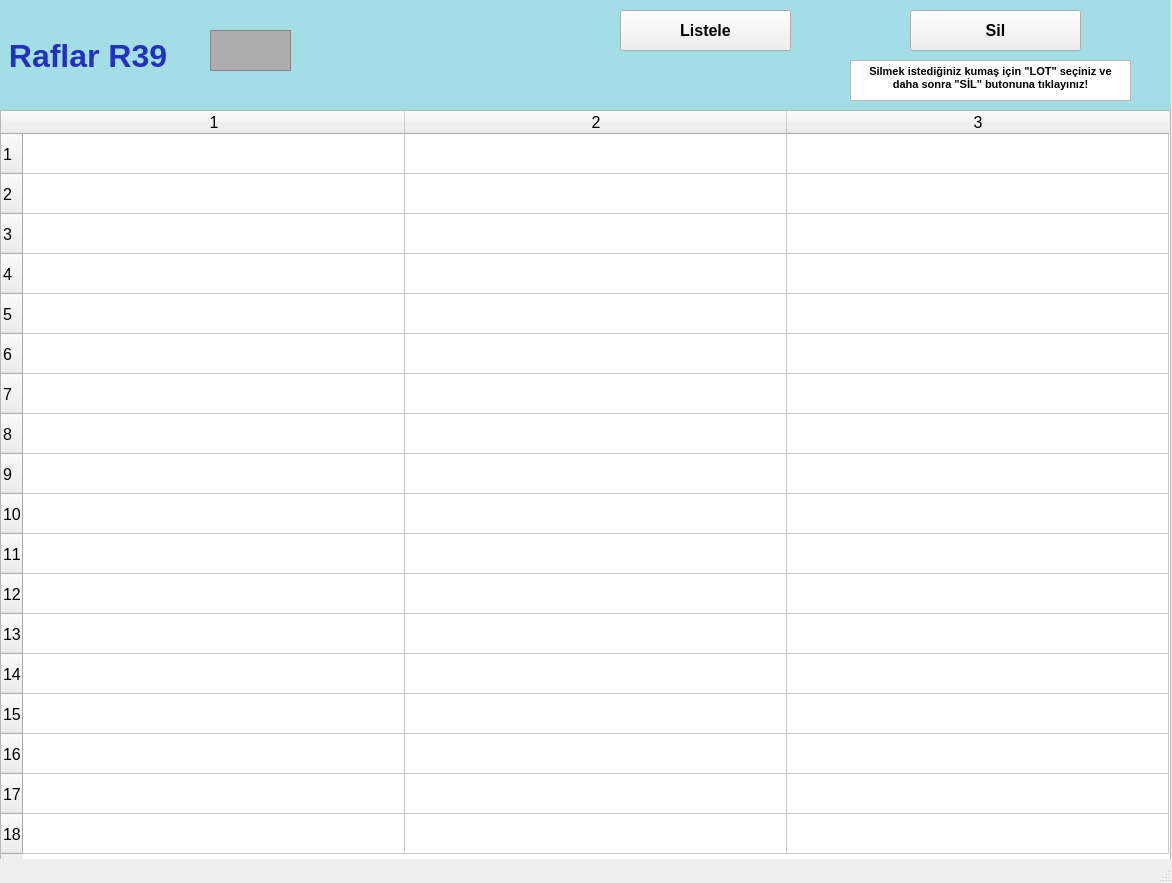
<?xml version="1.0" encoding="UTF-8"?>
<ui version="4.0">
 <class>raflarR39_ekran</class>
 <widget class="QMainWindow" name="raflarR39_ekran">
  <property name="geometry">
   <rect>
    <x>0</x>
    <y>0</y>
    <width>1172</width>
    <height>883</height>
   </rect>
  </property>
  <property name="font">
   <font>
    <pointsize>12</pointsize>
    <weight>50</weight>
    <bold>false</bold>
    <kerning>false</kerning>
   </font>
  </property>
  <property name="windowTitle">
   <string/>
  </property>
  <widget class="QWidget" name="centralwidget">
   <widget class="QLabel" name="raflarR1yazi_lbl">
    <property name="geometry">
     <rect>
      <x>0</x>
      <y>0</y>
      <width>1171</width>
      <height>111</height>
     </rect>
    </property>
    <property name="font">
     <font>
      <pointsize>24</pointsize>
      <weight>75</weight>
      <bold>true</bold>
     </font>
    </property>
    <property name="styleSheet">
     <string notr="true">background-color: rgb(163, 221, 229);
color: rgb(34, 50, 190);</string>
    </property>
    <property name="text">
     <string> Raflar R39</string>
    </property>
   </widget>
   <widget class="QFrame" name="raflarR1_img">
    <property name="geometry">
     <rect>
      <x>210</x>
      <y>30</y>
      <width>81</width>
      <height>41</height>
     </rect>
    </property>
    <property name="styleSheet">
     <string notr="true">background-color: rgb(173, 173, 173);</string>
    </property>
    <property name="frameShape">
     <enum>QFrame::StyledPanel</enum>
    </property>
    <property name="frameShadow">
     <enum>QFrame::Raised</enum>
    </property>
   </widget>
   <widget class="QTableWidget" name="R39_tw">
    <property name="geometry">
     <rect>
      <x>0</x>
      <y>110</y>
      <width>1171</width>
      <height>751</height>
     </rect>
    </property>
    <property name="baseSize">
     <size>
      <width>0</width>
      <height>0</height>
     </size>
    </property>
    <property name="rowCount">
     <number>18</number>
    </property>
    <property name="columnCount">
     <number>3</number>
    </property>
    <attribute name="horizontalHeaderVisible">
     <bool>true</bool>
    </attribute>
    <attribute name="horizontalHeaderCascadingSectionResizes">
     <bool>false</bool>
    </attribute>
    <attribute name="horizontalHeaderDefaultSectionSize">
     <number>382</number>
    </attribute>
    <attribute name="horizontalHeaderMinimumSectionSize">
     <number>38</number>
    </attribute>
    <attribute name="verticalHeaderDefaultSectionSize">
     <number>40</number>
    </attribute>
    <attribute name="verticalHeaderMinimumSectionSize">
     <number>23</number>
    </attribute>
    <row/>
    <row/>
    <row/>
    <row/>
    <row/>
    <row/>
    <row/>
    <row/>
    <row/>
    <row/>
    <row/>
    <row/>
    <row/>
    <row/>
    <row/>
    <row/>
    <row/>
    <row/>
    <column/>
    <column/>
    <column/>
   </widget>
   <widget class="QPushButton" name="listeleR39_btn">
    <property name="geometry">
     <rect>
      <x>620</x>
      <y>10</y>
      <width>171</width>
      <height>41</height>
     </rect>
    </property>
    <property name="font">
     <font>
      <pointsize>12</pointsize>
      <weight>75</weight>
      <bold>true</bold>
     </font>
    </property>
    <property name="text">
     <string>Listele</string>
    </property>
   </widget>
   <widget class="QPushButton" name="silR39_btn">
    <property name="geometry">
     <rect>
      <x>910</x>
      <y>10</y>
      <width>171</width>
      <height>41</height>
     </rect>
    </property>
    <property name="font">
     <font>
      <pointsize>12</pointsize>
      <weight>75</weight>
      <bold>true</bold>
     </font>
    </property>
    <property name="text">
     <string>Sil</string>
    </property>
   </widget>
   <widget class="QTextBrowser" name="textBrowser">
    <property name="geometry">
     <rect>
      <x>850</x>
      <y>60</y>
      <width>281</width>
      <height>41</height>
     </rect>
    </property>
    <property name="html">
     <string>&lt;!DOCTYPE HTML PUBLIC &quot;-//W3C//DTD HTML 4.0//EN&quot; &quot;http://www.w3.org/TR/REC-html40/strict.dtd&quot;&gt;
&lt;html&gt;&lt;head&gt;&lt;meta name=&quot;qrichtext&quot; content=&quot;1&quot; /&gt;&lt;style type=&quot;text/css&quot;&gt;
p, li { white-space: pre-wrap; }
&lt;/style&gt;&lt;/head&gt;&lt;body style=&quot; font-family:'MS Shell Dlg 2'; font-size:12pt; font-weight:400; font-style:normal;&quot;&gt;
&lt;p align=&quot;center&quot; style=&quot; margin-top:0px; margin-bottom:0px; margin-left:0px; margin-right:0px; -qt-block-indent:0; text-indent:0px;&quot;&gt;&lt;span style=&quot; font-size:8pt; font-weight:600;&quot;&gt;Silmek istediğiniz kumaş için &amp;quot;LOT&amp;quot; seçiniz ve daha sonra &amp;quot;SİL&amp;quot; butonuna tıklayınız!&lt;/span&gt;&lt;/p&gt;&lt;/body&gt;&lt;/html&gt;</string>
    </property>
   </widget>
  </widget>
  <widget class="QStatusBar" name="statusbar"/>
 </widget>
 <resources/>
 <connections/>
</ui>
